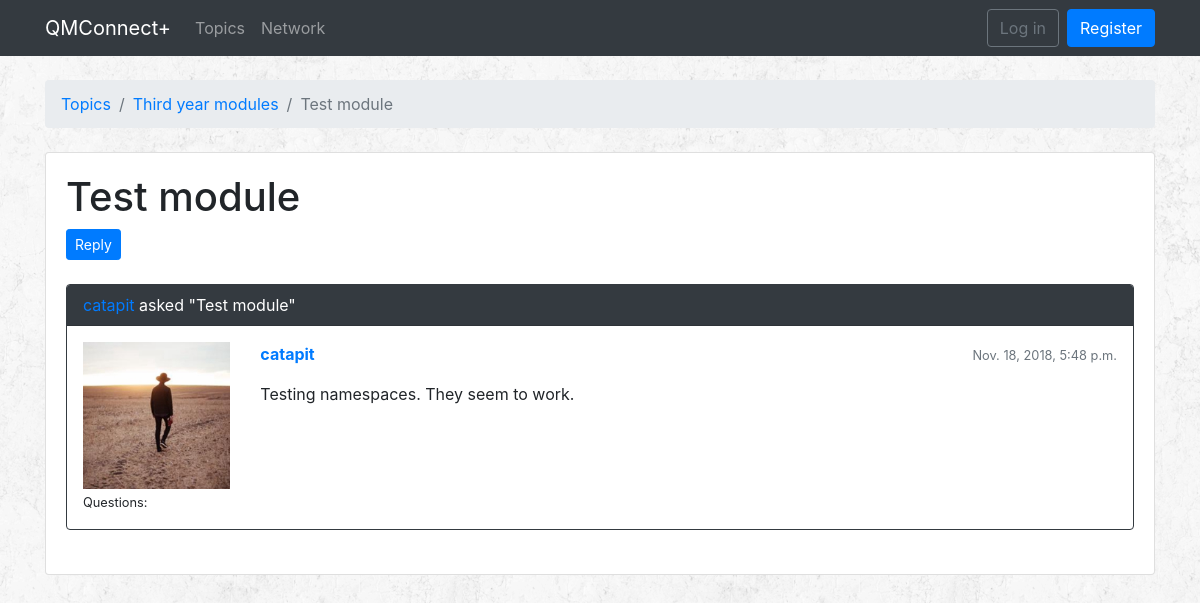
The app's page /topics/2/questions/325/, older data.
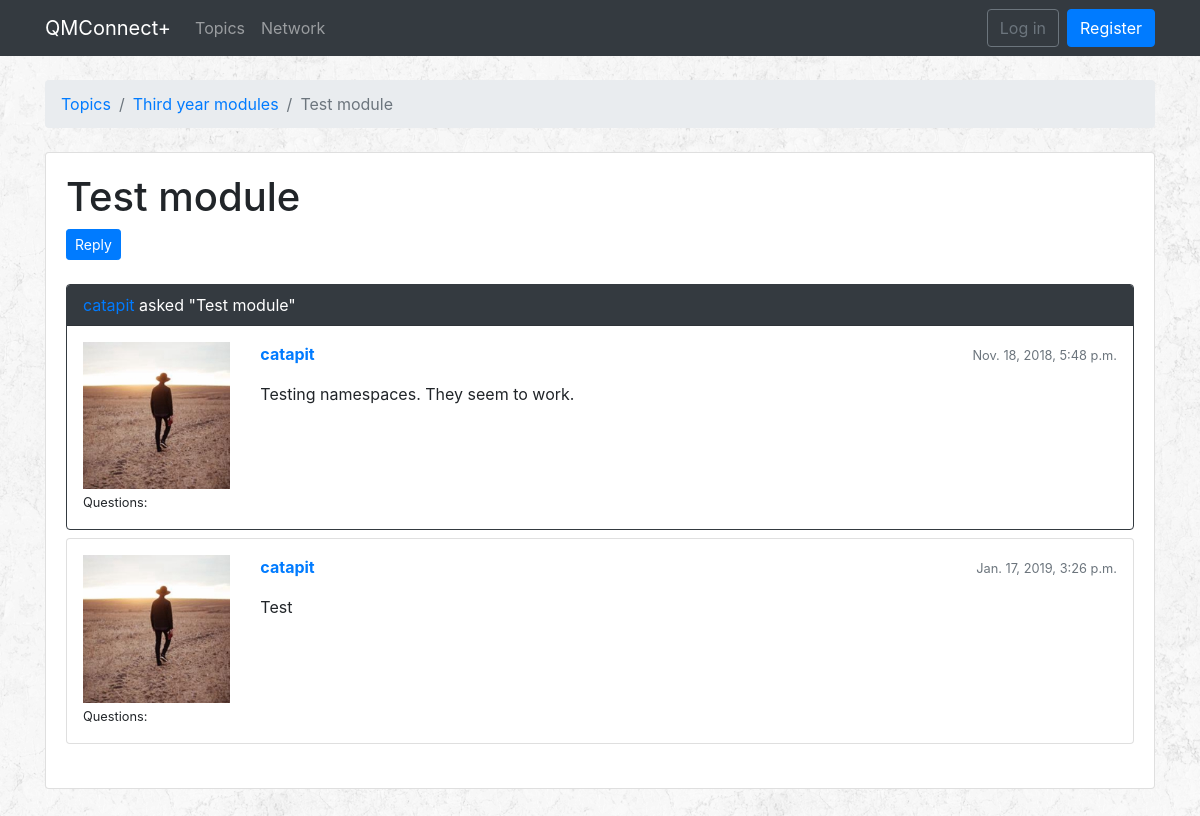
The same page, newer data.
### qa/models.py (models this page shows, shortened)
class Question(models.Model):
    subject = models.CharField(max_length=255)
    last_updated = models.DateTimeField(auto_now_add=True)
    topic = models.ForeignKey(Topic, related_name='questions', on_delete=models.CASCADE)
    starter = models.ForeignKey(User, related_name='questions', on_delete=models.CASCADE)
    views = models.PositiveIntegerField(default=0)

class Answer(models.Model):
    message = models.TextField(max_length=4000)
    question = models.ForeignKey(Question, related_name='answers', on_delete=models.CASCADE)
    created_at = models.DateTimeField(auto_now_add=True)
    updated_at = models.DateTimeField(null=True)
    created_by = models.ForeignKey(User, related_name='answers', on_delete=models.CASCADE)
    updated_by = models.ForeignKey(User, null=True, related_name='+', on_delete=models.CASCADE)
    def message_to_markdown(self):
        return mark_safe(markdown(self.message, safe_mode='escape'))

class Topic(models.Model):
    name = models.CharField(max_length=30, unique=True)
    description = models.CharField(max_length=100)

### accounts/models.py (models this page shows, shortened)
class Profile(models.Model):
    YEAR = (
        ('1', '1st year'),
        ('2', '2nd year'),
        ('3', '3rd year'),
    )
    SUBJECT = (
        ('BCS', 'BSc Computer Science'),
        ('BCSM', 'BSc Computer Science and Mathematics'),
        ('BCSIE', 'BSc Computer Science with Industrial Experience'),
        ('BCSWM', 'BSc Computer Science with Management (ITMB)'),
    )
    user = models.OneToOneField(User, on_delete=models.CASCADE)
    dob = models.DateField(auto_now=False, auto_now_add=False)
    image = models.ImageField(upload_to='profile_images', default='')
    universityYear = models.CharField(choices=YEAR, max_length=1, default='')
    subject = models.CharField(choices=SUBJECT, max_length=5, default='')
    module = models.ManyToManyField(Module)
    interest = models.ManyToManyField(Interest)
    message = models.ManyToManyField('self', blank=True, symmetrical=False, through="Message")

### qa/views.py (the view)
# urls.py: path('topics/<int:pk>/questions/<int:question_pk>/', qa_views.AnswersView.as_view(), name = 'question_answers'),
class AnswersView(ListView):
    model = Answer
    context_object_name = 'answers'
    template_name = 'question_answers.html'
    paginate_by = 2
    def get_context_data(self, **kwargs):
        session_key = 'viewed_question_{}'.format(self.question.pk)
        if not self.request.session.get(session_key, False):
            self.question.views += 1
            self.question.save()
            self.request.session[session_key] = True
        kwargs['question'] = self.question
        return super().get_context_data(**kwargs)
    def get_queryset(self):
        self.question = get_object_or_404(Question, topic__pk = self.kwargs.get('pk'), pk = self.kwargs.get('question_pk'))
        queryset = self.question.answers.order_by('created_at')
        return queryset

### templates/question_answers.html (shortened to what this page needs)
{% extends 'base.html' %}
{% load static %}
{% block breadcrumb %}
<li class="breadcrumb-item"><a href="{% url 'qa:home' %}">Topics</a></li>
<li class="breadcrumb-item"><a href="{% url 'qa:topic_questions' question.topic.pk %}">{{ question.topic.name }}</a></li>
<li class="breadcrumb-item active">{{ question.subject }}</li>
{% endblock %}
{% block content %}
<div class="bottom-padding">
  <div class="card">
    <div class="card-body">
      <div class="mb-4">
        <h1> {{ question.subject }} </h1>
        <a href="{% url 'qa:answer_question' question.topic.pk question.pk %}" class="btn btn-primary btn-sm" role="button">Reply</a>
      </div>
      {% for answer in answers %}
      <div id="{{ answer.pk }}" class="card {% if forloop.last %}mb-4{% else %}mb-2{% endif %} {% if forloop.first %}border-dark{% endif %}">
        {% if forloop.first %}
        <div class="card-header text-white bg-dark py-2 px-3"><a href="{% url 'qa:profile' question.starter.pk %}">{{ question.starter }}</a> asked "{{ question.subject }}" </div>
        {% endif %}
        <div class="card-body p-3">
          <div class="row">
            <div class="col-2">
              <img src="/profile_images/{{ answer.created_by.profile.image }}" alt="{{ answer.created_by.username }}" class="w-100">
              <small>Questions: {{ question.created_by.questions.count }}</small>
            </div>
            <div class="col-10">
              <div class="row mb-3">
                <div class="col-6">
                  <strong class="text-muted"><a href="{% url 'qa:profile' answer.created_by.pk %}">{{ answer.created_by.username }}</a></strong>
                </div>
                <div class="col-6 text-right">
                  <small class="text-muted"> {{ answer.created_at }} </small>
                </div>
              </div>
              {{ answer.message_to_markdown }}
            </div>
          </div>
        </div>
      </div>
      {% endfor %}
    </div>
  </div>
</div>
{% endblock %}

Row changes from the older to the newer data that the page shows:
added Answer: created_by.profile.image (picture), created_by.username "catapit", created_at "Jan. 17, 2019, 3:26 p.m.", message_to_markdown "Test"
